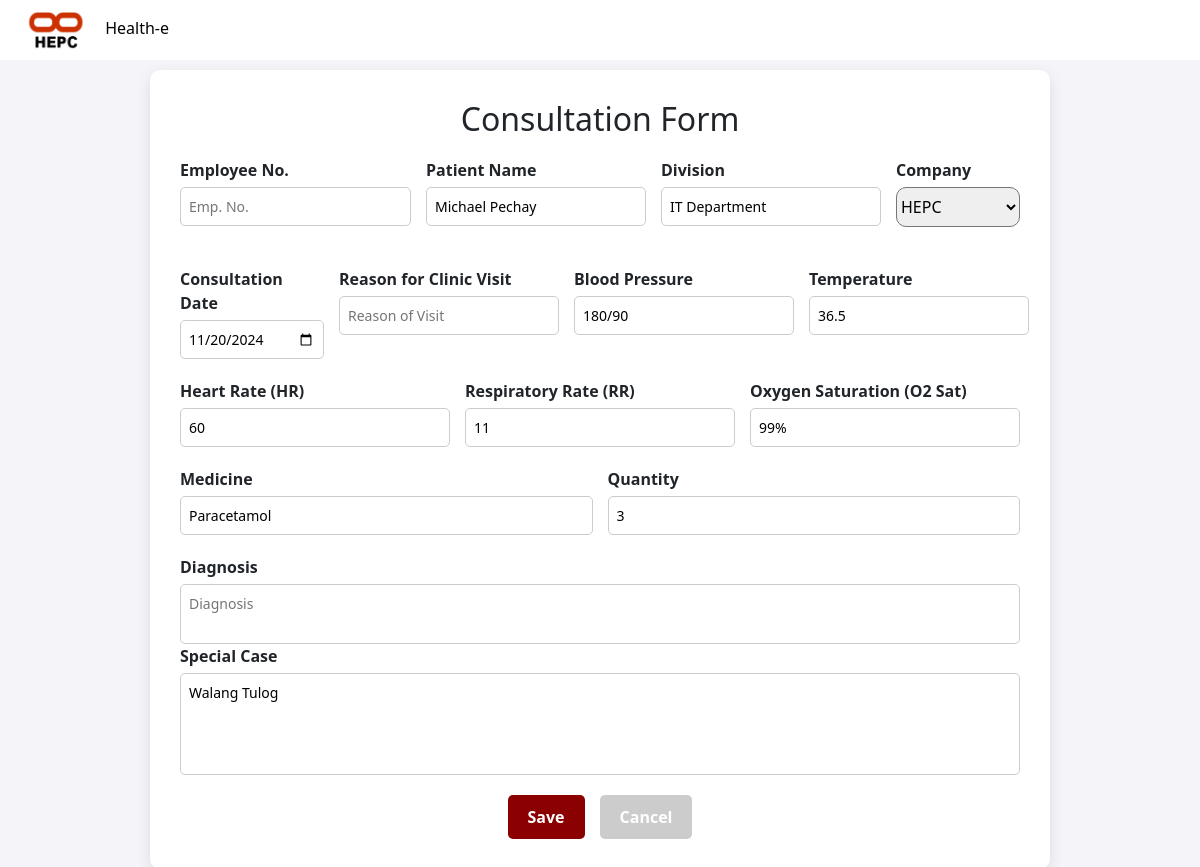
The page /edit_consult.php?c_id=11 on the database as committed earlier.
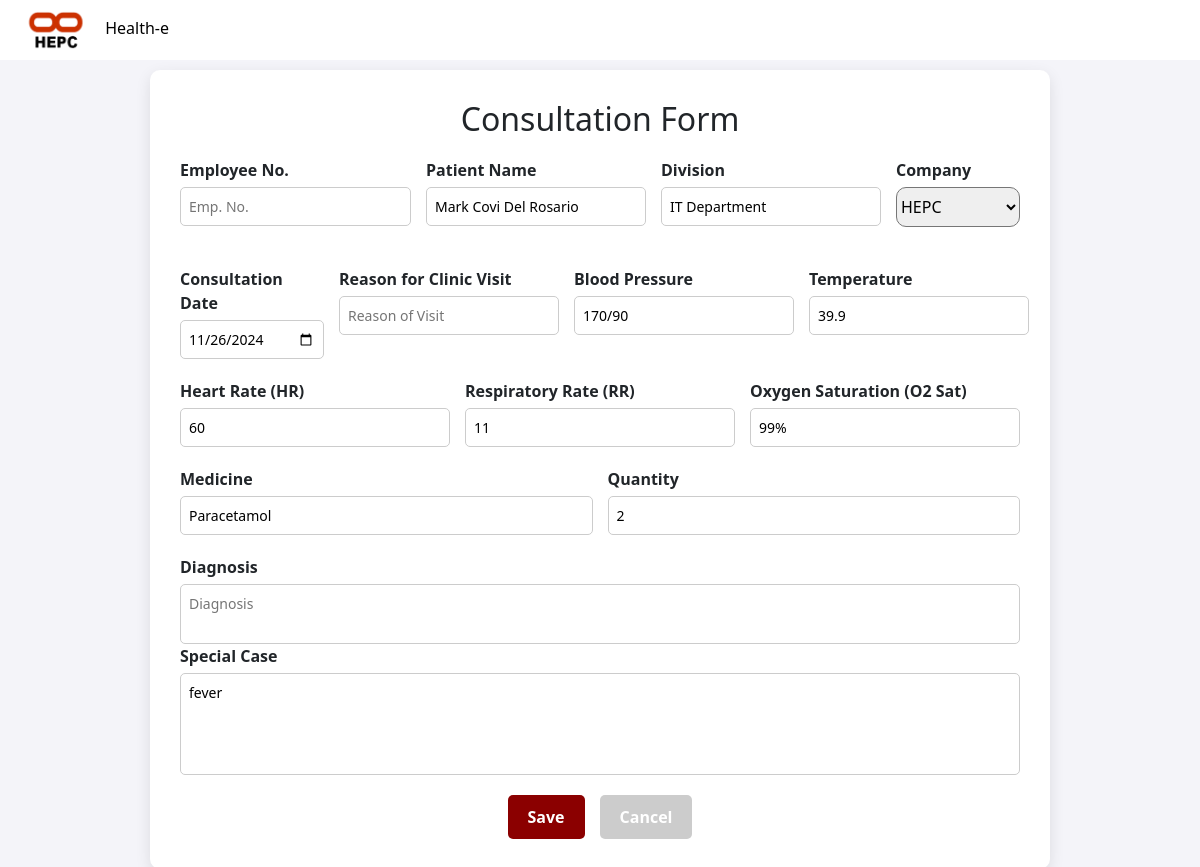
The same page on the database as committed later.
### tables this page shows
CREATE TABLE `consultation` (
  `c_id` int(11) NOT NULL,
  `pnt_name` varchar(50) DEFAULT NULL,
  `division` varchar(50) DEFAULT NULL,
  `company` varchar(50) DEFAULT NULL,
  `c_date` date DEFAULT NULL,
  `bp` varchar(50) DEFAULT NULL,
  `temp` varchar(50) DEFAULT NULL,
  `HR` varchar(50) DEFAULT NULL,
  `RR` varchar(50) DEFAULT NULL,
  `O2_sat` varchar(50) DEFAULT NULL,
  `medicine` varchar(50) DEFAULT NULL,
  `qty` int(11) DEFAULT NULL,
  `remarks` varchar(50) DEFAULT NULL
);

### edit_consult.php (the view, shortened to what this page needs)
<?php
include('edit_delete_dbconn.php');
if (isset($_GET['c_id'])) {
    $c_id = $_GET['c_id'];
} else {
    echo "No consultation ID provided!";
    exit;
}
$emp = $pnt_name = $division = $company = $c_date = $rcv = $bp = $temp = $HR = $RR = $O2_sat = $medicine = $qty = $diagnosis = $remarks = '';
try {
    $stmt = $conn->prepare("SELECT * FROM consultation WHERE c_id = :c_id");
    $stmt->bindParam(':c_id', $c_id, PDO::PARAM_INT);
    $stmt->execute();
    $consultation = $stmt->fetch(PDO::FETCH_ASSOC);
    if ($consultation) {
        $emp = $consultation['emp'];
        $pnt_name = $consultation['pnt_name'];
        $division = $consultation['division'];
        $company = $consultation['company'];
        $c_date = $consultation['c_date'];
        $rcv = $consultation['rcv'];
        $bp = $consultation['bp'];
        $temp = $consultation['temp'];
        $HR = $consultation['HR'];
        $RR = $consultation['RR'];
        $O2_sat = $consultation['O2_sat'];
        $medicine = $consultation['medicine'];
        $qty = $consultation['qty'];
        $diagnosis = $consultation['diagnosis'];
        $remarks = $consultation['remarks'];
    } else {
        echo "No consultation found with this ID.";
        exit;
    }
} catch (PDOException $e) {
    echo "Database Error: " . $e->getMessage();
    exit;
}
?>
<!DOCTYPE html>
<html lang="en">
<head>
    <link href="https://cdn.jsdelivr.net/npm/bootstrap@5.3.0-alpha1/dist/css/bootstrap.min.css" rel="stylesheet">
</head>
<body>
    <nav class="navbar">
        <div class="logo">
            <img src="unnamed.png" alt="Logo">
            Health-e
        </div>
    </nav>
    <div class="form-container">
        <h2>Consultation Form</h2>
        <form action="post.php" method="POST">
            <div class="form-row">
                <div class="form-group">
                    <label for="name">Employee No.</label>
                    <input type="text" id="emp" name="emp" placeholder="Emp. No."  value="<?= htmlspecialchars($emp) ?>" required>
                </div>
            <div class="form-row">
                <div class="form-group">
                    <label for="name">Patient Name</label>
                    <input type="text" id="name" name="pnt_name" placeholder="Full Name"  value="<?= htmlspecialchars($pnt_name) ?>" required>
                </div>
                <div class="form-group">
                    <label for="division">Division</label>
                    <input type="text" id="division" name="division" placeholder="Division" value="<?= htmlspecialchars($division) ?>" required>
                </div>
                <div class="form-group">
                    <label for="company">Company</label>
                    <select id="company" name="company" placeholder = "status" style ="height: 40px; border-radius: 10px;">
                        <option><?= htmlspecialchars($company) ?></option>
                    </select>
                </div>
    </div>
            </div>
            <div class="form-row">
                <div class="form-group">
                    <label for="c_date">Consultation Date</label>
                    <input type="date" id="c_date" name="c_date" value="<?= htmlspecialchars($c_date) ?>" required>
                </div>
                <div class="form-group">
                    <label for="bp">Reason for Clinic Visit</label>
                    <input type="text" id="rcv" name="rcv" value="<?= htmlspecialchars($rcv) ?>" placeholder="Reason of Visit">
                </div>
                <div class="form-group">
                    <label for="bp">Blood Pressure</label>
                    <input type="text" id="bp" name="bp" placeholder="BP" value="<?= htmlspecialchars($bp) ?>" required>
                </div>
                <div class="form-group">
                    <label for="temp">Temperature</label>
                    <input type="text" id="temp" name="temp" placeholder="Temperature" value="<?= htmlspecialchars($temp) ?>" required>
                </div>
            </div>
            <div class="form-row">
                <div class="form-group">
                    <label for="HR">Heart Rate (HR)</label>
                    <input type="text" id="HR" name="HR" placeholder="Heart Rate"  value="<?= htmlspecialchars($HR) ?>" required>
                </div>
                <div class="form-group">
                    <label for="RR">Respiratory Rate (RR)</label>
                    <input type="text" id="RR" name="RR" placeholder="Respiratory Rate" value="<?= htmlspecialchars($RR) ?>" required>
                </div>
                <div class="form-group">
                    <label for="O2_sat">Oxygen Saturation (O2 Sat)</label>
                    <input type="text" id="O2_sat" name="O2_sat" placeholder="O2 Sat" value="<?= htmlspecialchars($O2_sat) ?>"  required>
                </div>
            </div>
            <div class="form-row">
                <div class="form-group">
                    <label for="medicine">Medicine</label>
                    <input type="text" id="medicine" name="medicine" placeholder="Medicine" value="<?= htmlspecialchars($medicine) ?>" required>
                </div>
                <div class="form-group">
                    <label for="qty">Quantity</label>
                    <input type="number" id="qty" name="qty" placeholder="Quantity" value="<?= htmlspecialchars($qty) ?>" required>
                </div>
            </div>
            <div class="form-group">
                <label for="remarks">Diagnosis</label>
                <textarea id="diagnosis" name="diagnosis" placeholder="Diagnosis"><?= htmlspecialchars($diagnosis) ?></textarea>
            </div>
            <div class="form-group">
                <label for="remarks">Special Case</label>
                <textarea id="remarks" name="remarks" rows="4" placeholder="Remarks or concerns" required><?= htmlspecialchars($remarks) ?></textarea>
            </div>
            <div class="btn-group">
                <button type="submit" class="btn-submit">Save</button>
                <a class="btn-cancel" href="clinic_admin.php#balances">Cancel</a>
            </div>
        </form>
    </div>
</body>
</html>

### edit_consult.php (style rules this page uses)
body { font-family: 'Segoe UI', Tahoma, Geneva, Verdana, sans-serif; background-color: #f4f4f9; padding-top: 70px; }
.navbar { background-color: #ffff; color: black; padding: 10px 20px; position: fixed; width: 100%; top: 0; z-index: 1000; display: flex; align-items: center; }
.navbar .logo img { height: 40px; margin-right: 10px; }
.form-container { background-color: white; padding: 30px; border-radius: 10px; box-shadow: 0 5px 15px rgba(0, 0, 0, 0.1); width: 90%; max-width: 900px; margin: auto; }
h2 { text-align: center; margin-bottom: 20px; }
.form-row { display: flex; gap: 15px; margin-bottom: 20px; }
.form-group { flex: 1; display: flex; flex-direction: column; }
.form-group label { margin-bottom: 5px; font-weight: bold; }
.form-group input, .form-group textarea { padding: 8px; border: 1px solid #ccc; border-radius: 5px; font-size: 14px; }
textarea { resize: none; }
.btn-group { display: flex; justify-content: center; gap: 15px; margin-top: 20px; }
.btn-submit { background-color: #8B0000; color: white; border: none; padding: 10px 20px; border-radius: 5px; cursor: pointer; font-weight: bold; }
.btn-cancel { background-color: #ccc; color: white; border: none; padding: 10px 20px; border-radius: 5px; cursor: pointer; font-weight: bold; text-decoration: none; }

Rows that differ between the two databases and show on the page:
changed consultation "IT Department": pnt_name "Michael Pechay" → "Mark Covi Del Rosario"; c_date "11/20/2024" → "11/26/2024"; bp "180/90" → "170/90"; temp "36.5" → "39.9"; qty "3" → "2"; remarks "Walang Tulog" → "fever"
